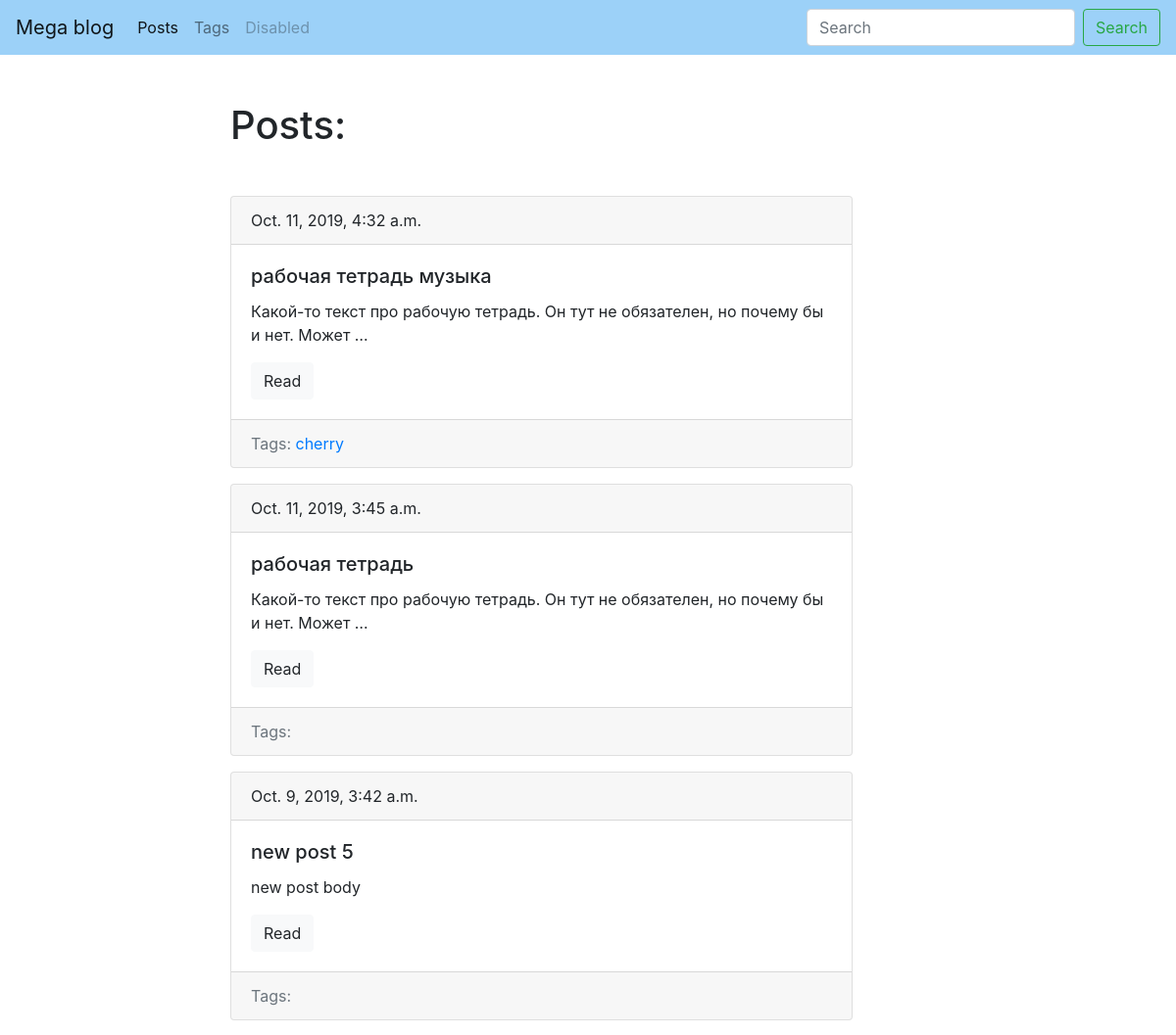
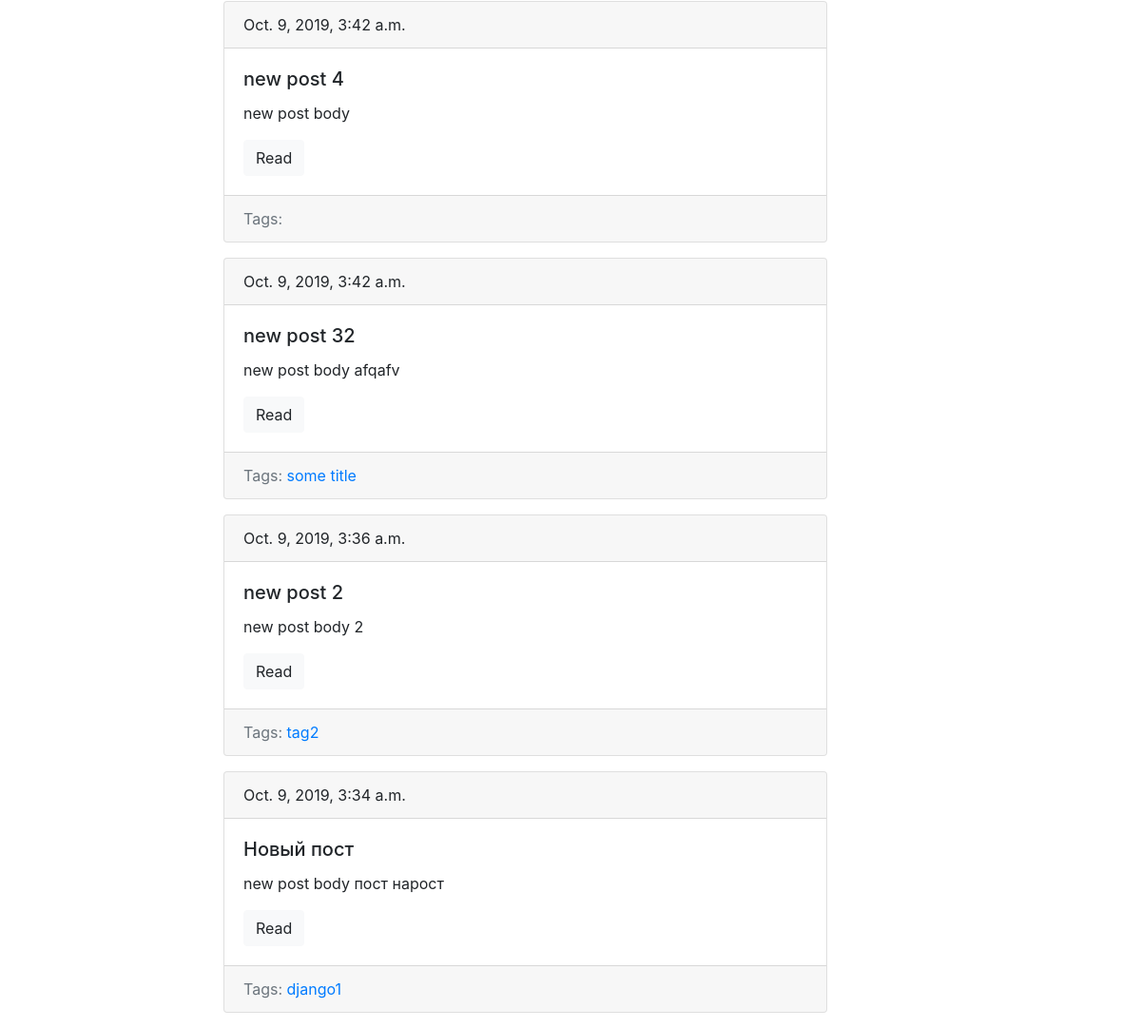
Page /blog/ on the earlier database version (2 pictures, top to bottom).
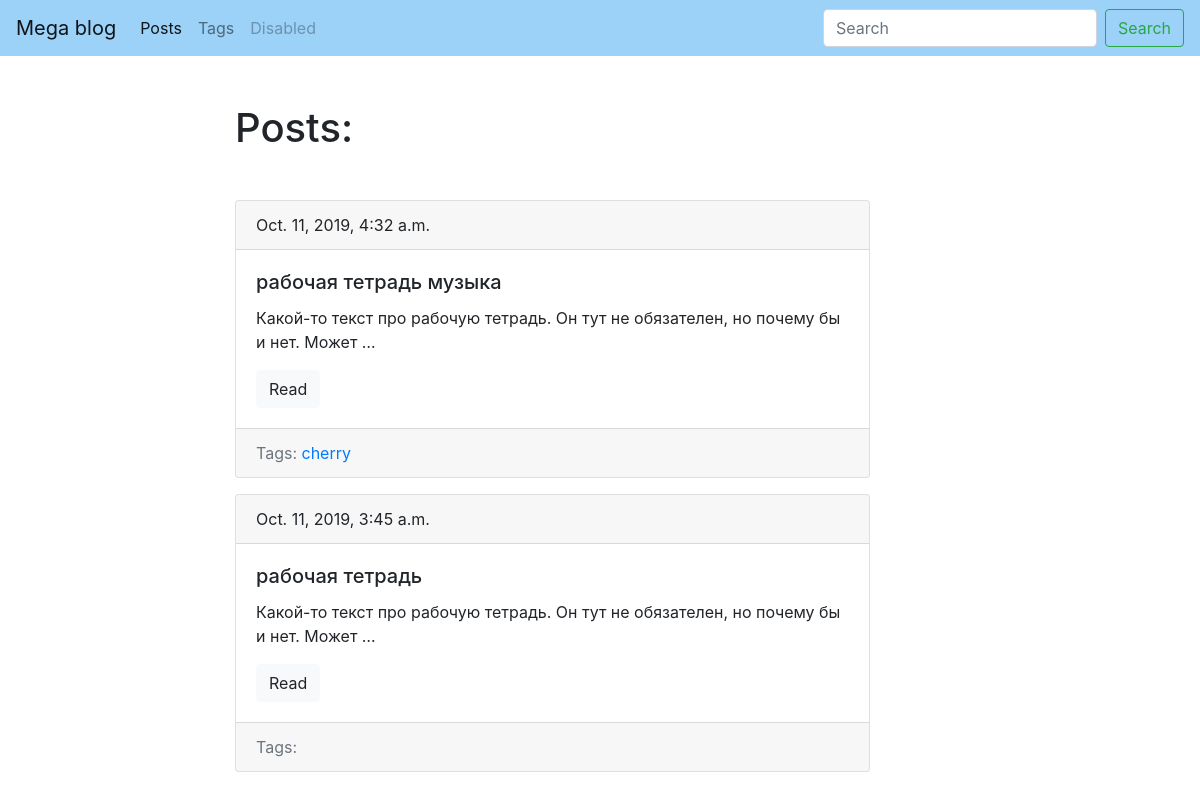
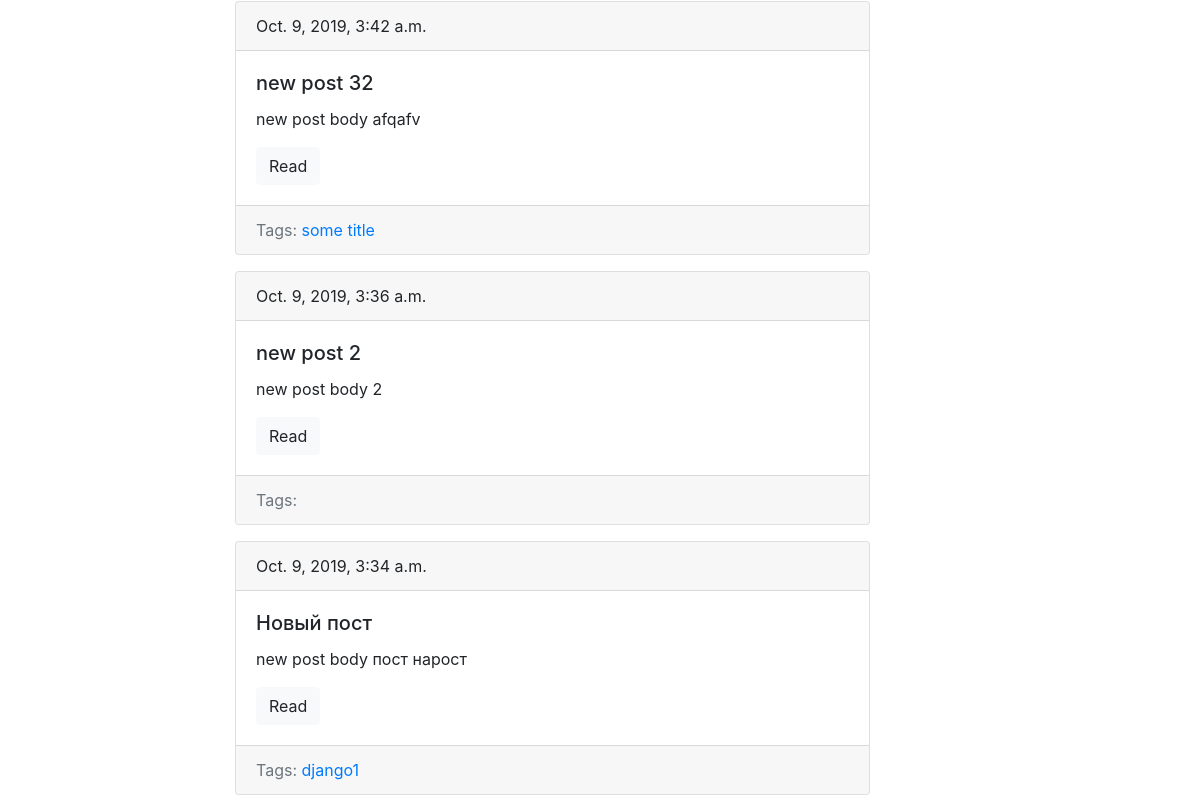
Same page on the later database version (2 pictures, top to bottom).
### blog/models.py (models this page shows, shortened)
class Post(models.Model):
    title = models.CharField(max_length=150, db_index=True)
    slug = models.SlugField(max_length=150, blank=True, unique=True)
    body = models.TextField(blank=True, db_index=True)
    tags = models.ManyToManyField('Tag', blank=True, related_name='posts')
    date_pub = models.DateTimeField(auto_now_add=True)
    def get_absolute_url(self):
        return reverse('post_detail_url', kwargs={'slug': self.slug})
    class Meta:
        ordering = ['-date_pub']

class Tag(models.Model):
    title = models.CharField(max_length=50)
    slug = models.SlugField(max_length=50, unique=True)
    def get_absolute_url(self):
        return reverse('tag_detail_url', kwargs={'slug': self.slug})
    class Meta:
        ordering = ['title']

### blog/views.py (the view)
# urls.py: path('', posts_list, name='posts_list_url'),
def posts_list(request):
    search_query = request.GET.get('search', '')
    if search_query:
        posts = Post.objects.filter(Q(title__icontains=search_query) | Q(body__icontains=search_query))
    else:
        posts = Post.objects.all()
    paginator = Paginator(posts, 10)
    page_number = request.GET.get('page', 1)
    page = paginator.get_page(page_number)
    is_paginated = page.has_other_pages()
    if page.has_previous():
        prev_url = '?page={}'.format(page.previous_page_number())
    else:
        prev_url = ''
    if page.has_next():
        next_url = '?page={}'.format(page.next_page_number())
    else:
        next_url = ''
    context = {
        'page_object': page,
        'is_paginated': is_paginated,
        'prev_url': prev_url,
        'next_url': next_url,
    }
    return render(request, 'blog/index.html', context)

### blog/templates/blog/index.html (shortened to what this page needs)
{% extends "blog/base_blog.html" %}
{% block content %}
    <h1 class="mb-5">Posts:</h1>
    {% for post in page_object.object_list %}
        {% include 'blog/includes/post_card_templates.html' %}
    {% endfor %}
{% endblock %}

### blog/templates/blog/includes/post_card_templates.html
<div class="card mb-3">
    <div class="card-header">
        {{ post.date_pub }}
    </div>
    <div class="card-body">
        <h5 class="card-title">{{ post.title }}</h5>
        <p class="card-text">{{ post.body|truncatewords:15 }}</p>
        <a href="{{ post.get_absolute_url }}" class="btn btn-light">Read</a>
    </div>
    <div class="card-footer text-muted">
        Tags:
        {% for tag in post.tags.all %}
            <a href="{{ tag.get_absolute_url }}">{{ tag.title }}</a>
        {% endfor %}
    </div>
</div>

Differences in the rows shown:
removed Post: date_pub "Oct. 9, 2019, 3:42 a.m.", title "new post 5", body "new post body"
removed Post: date_pub "Oct. 9, 2019, 3:42 a.m.", title "new post 4", body "new post body"
removed Tag: title "tag2", shown under Post "new post 2"
